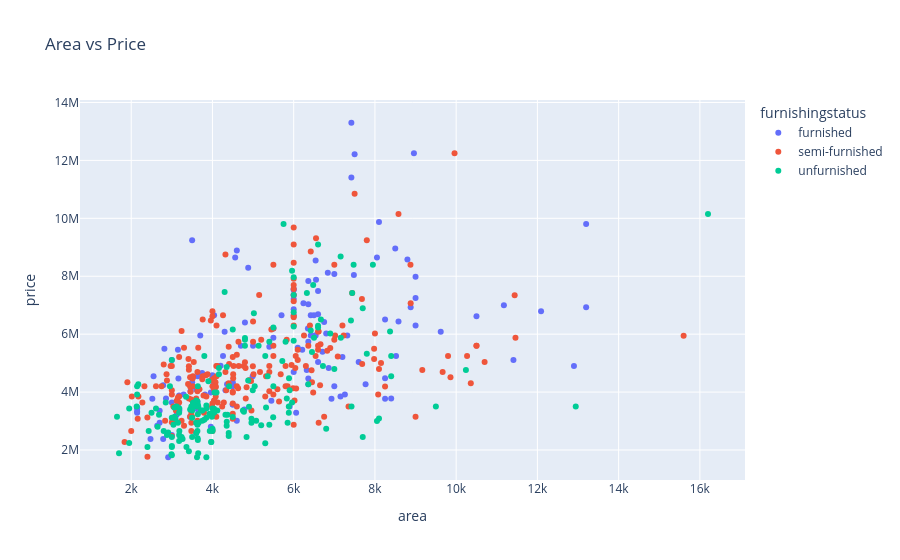

The notebook cell saved with this chart:
### Code cell
fig = px.scatter(
    df,
    x="area",
    y="price",
    title="Area vs Price",
    color="furnishingstatus"
)

fig.show()

### Figure 1 — Plotly figure (JSON) as saved in the notebook; plotly's stock layout.template omitted (floating-point values rounded to 4 significant figures; data arrays with more than 128 entries replaced by an {"elided": "..."} marker saying what was removed)
{"data": [{"hovertemplate": "furnishingstatus=furnished<br>area=%{x}<br>price=%{y}<extra></extra>", "legendgroup": "furnished", "marker": {"color": "#636efa", "symbol": "circle"}, "mode": "markers", "name": "furnished", "orientation": "v", "showlegend": true, "type": "scatter", "x": {"elided": "140 int values"}, "xaxis": "x", "y": {"elided": "140 int values"}, "yaxis": "y"}, {"hovertemplate": "furnishingstatus=semi-furnished<br>area=%{x}<br>price=%{y}<extra></extra>", "legendgroup": "semi-furnished", "marker": {"color": "#EF553B", "symbol": "circle"}, "mode": "markers", "name": "semi-furnished", "orientation": "v", "showlegend": true, "type": "scatter", "x": {"elided": "227 int values"}, "xaxis": "x", "y": {"elided": "227 int values"}, "yaxis": "y"}, {"hovertemplate": "furnishingstatus=unfurnished<br>area=%{x}<br>price=%{y}<extra></extra>", "legendgroup": "unfurnished", "marker": {"color": "#00cc96", "symbol": "circle"}, "mode": "markers", "name": "unfurnished", "orientation": "v", "showlegend": true, "type": "scatter", "x": {"elided": "178 int values"}, "xaxis": "x", "y": {"elided": "178 int values"}, "yaxis": "y"}], "layout": {"legend": {"title": {"text": "furnishingstatus"}, "tracegroupgap": 0}, "title": {"text": "Area vs Price"}, "xaxis": {"anchor": "y", "domain": [0, 1], "title": {"text": "area"}}, "yaxis": {"anchor": "x", "domain": [0, 1], "title": {"text": "price"}}}}
